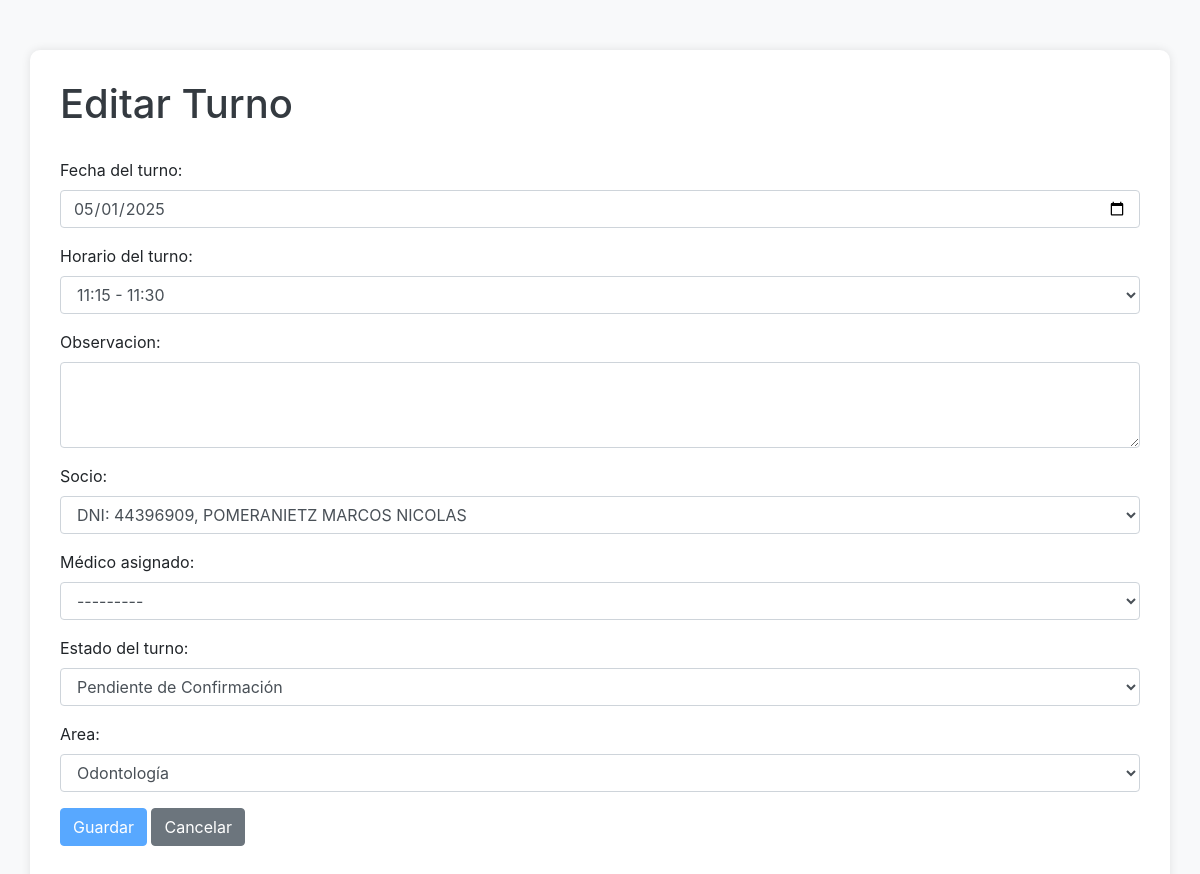
Screenshot of /turno/editar-turno/108/ (signed in) with the database file from the repository.
### apps/turno/models.py (models this page shows, shortened)
class Turno(models.Model):
    HORARIOS = (
        ('0', '8:00 - 8:15'),
        ('1', '8:15 - 8:30'),
        ('2', '8:30 - 8:45'),
        ('3', '8:45 - 9:00'),
        ('4', '9:00 - 9:15'),
        ('5', '9:15 - 9:30'),
        ('6', '9:30 - 9:45'),
        ('7', '9:45 - 10:00'),
        ('8', '10:00 - 10:15'),
        ('9', '10:15 - 10:30'),
        ('10', '10:30 - 10:45'),
        ('11', '10:45 - 11:00'),
        ('12', '11:00 - 11:15'),
        ('13', '11:15 - 11:30'),
        ('14', '11:30 - 11:45'),
        ('15', '11:45 - 12:00'),
        ('16', '12:00 - 12:15'),
        ('17', '12:15 - 12:30'),
        ('18', '12:30 - 12:45'),
        ('19', '12:45 - 13:00'),
        ('20', '13:00 - 13:15'),
        ('21', '13:15 - 13:30'),
        ('22', '13:30 - 13:45'),
        ('23', '13:45 - 14:00'),
        ('24', '14:00 - 14:15'),
        ('25', '14:15 - 14:30'),
        ('26', '14:30 - 14:45'),
        ('27', '14:45 - 15:00'),
        ('28', '15:00 - 15:15'),
        ('29', '15:15 - 15:30'),
        ('30', '15:30 - 15:45'),
        ('31', '15:45 - 16:00'),
        ('32', '16:00 - 16:15'),
        ('33', '16:15 - 16:30'),
        ('34', '16:30 - 16:45'),
        ('35', '16:45 - 17:00'),
        ('36', '17:00 - 17:15'),
        ('37', '17:15 - 17:30'),
        ('38', '17:30 - 17:45'),
        ('39', '17:45 - 18:00'),
        ('40', '18:00 - 18:15'),
        ('41', '18:15 - 18:30'),
        ('42', '18:30 - 18:45'),
        ('43', '18:45 - 19:00')
    )
    ESTADOS = (
        ('0', 'Pendiente de Confirmación'),
        ('1', 'Atendido'),
        ('2', 'Ausente con aviso'),
        ('3', 'Ausente sin aviso'),
        ('4', 'Confirmado'),
        ('5', 'Cancelado')
    )
    area = models.ForeignKey(Area, on_delete=models.CASCADE) # Area la cual corresponde el turno
    fecha = models.DateField(verbose_name='Fecha del turno')
    horario = models.CharField(max_length=2, choices=HORARIOS, default='0', verbose_name='Horario del turno')
    observacion = models.CharField(max_length=300, blank=True)
    activo = models.BooleanField(default=True, verbose_name='¿Turno Activo?')
    estado = models.CharField(max_length=2, choices=ESTADOS, default='0', verbose_name='Estado del turno')
    socio = models.ForeignKey(Paciente, on_delete=models.CASCADE)
    usuario = models.ForeignKey(User, related_name='turnos_asignados', on_delete=models.SET_NULL, blank=False, null=True, verbose_name='Médico asignado')
    responsable_de_carga = models.ForeignKey(User, related_name='turnos_responsable', on_delete=models.SET_NULL, null=True, editable=False)
    class Meta:
        verbose_name_plural = 'Turnos'

### apps/turno/views.py (the view, shortened to what this page needs)
# urls.py: path('editar-turno/<int:pk>/', EditarTurnoView.as_view(), name='editar_turno'),
class EditarTurnoView(LoginRequiredMixin, View):
    template_name = 'turno/editar_turno.html'
    form_class = TurnoForm
    @method_decorator(role_required(['Administrativo', 'Super Administrativo']))
    def get(self, request, pk):
        turno = get_object_or_404(Turno, pk=pk)
        grupo_medico = Group.objects.get(name='Medico')
        medicos = grupo_medico.user_set.all()
        form = self.form_class(instance=turno, medicos=medicos)
        return render(request, self.template_name, {'form': form, 'turno': turno, 'estado_turno': turno.estado})

### apps/base/models.py (called while the page is built)
    def __str__(self):
        return f"{self.nombre}"

### apps/socio/models.py (called while the page is built)
    def __str__(self):
        return f"DNI: {self.dni}, {self.apellidos} {self.nombres}"

### apps/turno/views.py (called while the page is built)
def role_required(roles):
    def decorator(view_func):
        @wraps(view_func)
        def _wrapped_view(request, *args, **kwargs):
            if not request.user.is_authenticated:
                messages.error(request, "No tiene acceso a este módulo")
                return redirect('/admin/')
            if not hasattr(request.user, 'groups'):
                messages.error(request, "No tiene acceso a este módulo")
                return redirect('/admin/')
            user_groups = request.user.groups.values_list('name', flat=True)
            if not any(role in user_groups for role in roles):
                messages.error(request, "No tiene acceso a este módulo")
                return redirect('/admin/')
            return view_func(request, *args, **kwargs)
        return _wrapped_view
    return decorator

### templates/turno/editar_turno.html (shortened to what this page needs)
<!DOCTYPE html>
<html lang="en">
<head>
    <link rel="stylesheet" href="https://stackpath.bootstrapcdn.com/bootstrap/4.5.2/css/bootstrap.min.css">
    <link rel="stylesheet" href="https://cdn.jsdelivr.net/npm/select2@4.1.0-rc.0/dist/css/select2.min.css">
</head>
<body>
<div class="container">
    <h1>Editar Turno</h1>
    <form id="editar-turno-form" method="post">
        {{ form.as_p }}
        <div class="form-group">
            <button type="submit" id="guardar-btn" class="btn btn-primary" disabled>Guardar</button>
            <a href="{% url 'turnos_list' %}" class="btn btn-secondary">Cancelar</a>
        </div>
    </form>
</div>
</body>
</html>

### templates/turno/editar_turno.html (style rules this page uses)
body { padding-top: 50px; background-color: #f8f9fa; }
.container { background-color: #fff; border-radius: 10px; box-shadow: 0px 0px 10px rgba(0, 0, 0, 0.1); padding: 30px; }
h1 { color: #343a40; margin-bottom: 30px; }
.btn-primary { background-color: #007bff; border-color: #007bff; }
.btn-secondary { background-color: #6c757d; border-color: #6c757d; }

### rows the page displays
Turno: fecha "05/01/2025", horario "11:15 - 11:30", socio "DNI: 44396909, POMERANIETZ MARCOS NICOLAS", usuario "---------", estado "Pendiente de Confirmación", area "Odontología"
